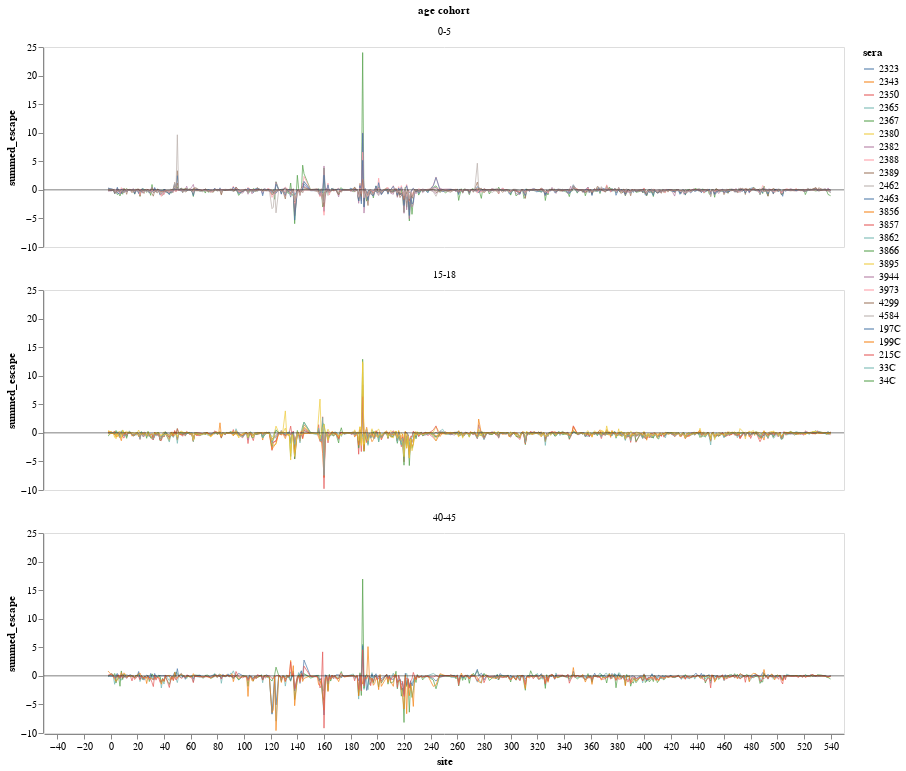

Notebook source saved alongside this figure:
### Code cell
summed_escape_lineplot = (
    alt.Chart()
    .encode(
        x=alt.X("site", 
                title="site",
               ),
        y=alt.Y(
            "escape_mean",
            title="summed_escape",
        ),
        # column='age_group:N',
        color=alt.Color('serum:N', 
                        legend=alt.Legend(orient="right", title='sera'))
    )
    .mark_line(size=1, opacity=0.7)
    .properties(width=800, height=200)
    # .mark_circle(opacity=0.7, size=20))
)

x_axis = alt.Chart(pd.DataFrame({'y': [0]})).mark_rule(opacity=0.5).encode(y='y')

alt.layer(
    summed_escape_lineplot, x_axis, data=full_escape
).facet(
    facet=alt.Facet(
        'age_group:N',
        title='age cohort',
    ),
    columns=1
).configure_axis(grid=False)

# chart.save('immune_escape_by_age.pdf')

### Figure 1 — Vega-Lite specification as saved in the notebook (floating-point values rounded to 4 significant figures; data arrays with more than 128 entries replaced by an {"elided": "..."} marker saying what was removed)
{"config": {"view": {"continuousWidth": 300, "continuousHeight": 300}, "axis": {"grid": false}}, "data": {"name": "data-d755759d041036d137f3fc1949d17f5d"}, "facet": {"field": "age_group", "title": "age cohort", "type": "nominal"}, "spec": {"layer": [{"mark": {"type": "line", "opacity": 0.7, "size": 1}, "encoding": {"color": {"field": "serum", "legend": {"orient": "right", "title": "sera"}, "type": "nominal"}, "x": {"field": "site", "title": "site", "type": "quantitative"}, "y": {"field": "escape_mean", "title": "summed_escape", "type": "quantitative"}}}, {"data": {"name": "data-06fd9f850666401b4599de5588b60692"}, "mark": {"type": "rule", "opacity": 0.5}, "encoding": {"y": {"field": "y", "type": "quantitative"}}}], "height": 200, "width": 800}, "columns": 1, "$schema": "https://vega.github.io/schema/vega-lite/v5.6.1.json", "datasets": {"data-d755759d041036d137f3fc1949d17f5d": {"elided": "10915 records"}, "data-06fd9f850666401b4599de5588b60692": [{"y": 0}]}}
